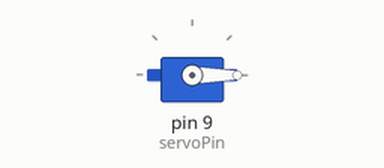
This sketch was run on a simulated Arduino Uno, built with avr-gcc and run on an emulated ATmega328P. On the bench: servo.

Above: at 0.05 s.
Timing chart, 0 to 3.0 s (numbered marks = the images above):
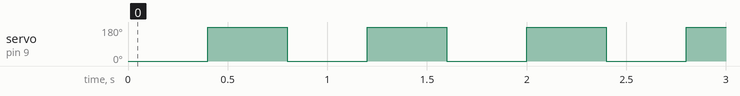

The sketch:

servo_test.ino
```cpp
#include <Servo.h>

int servoPin = 9;

Servo servo;

int angle = 0;   // servo position in degrees

void setup()
{
  servo.attach(servoPin);
}


void loop()
{

  servo.write(0);
  delay(400);
  servo.write(180);
  delay(400);

}
```

Measured:
- by itself, servo on pin 9 (servoPin): alternates 180° for 0.40 s and 0° for 0.40 s
